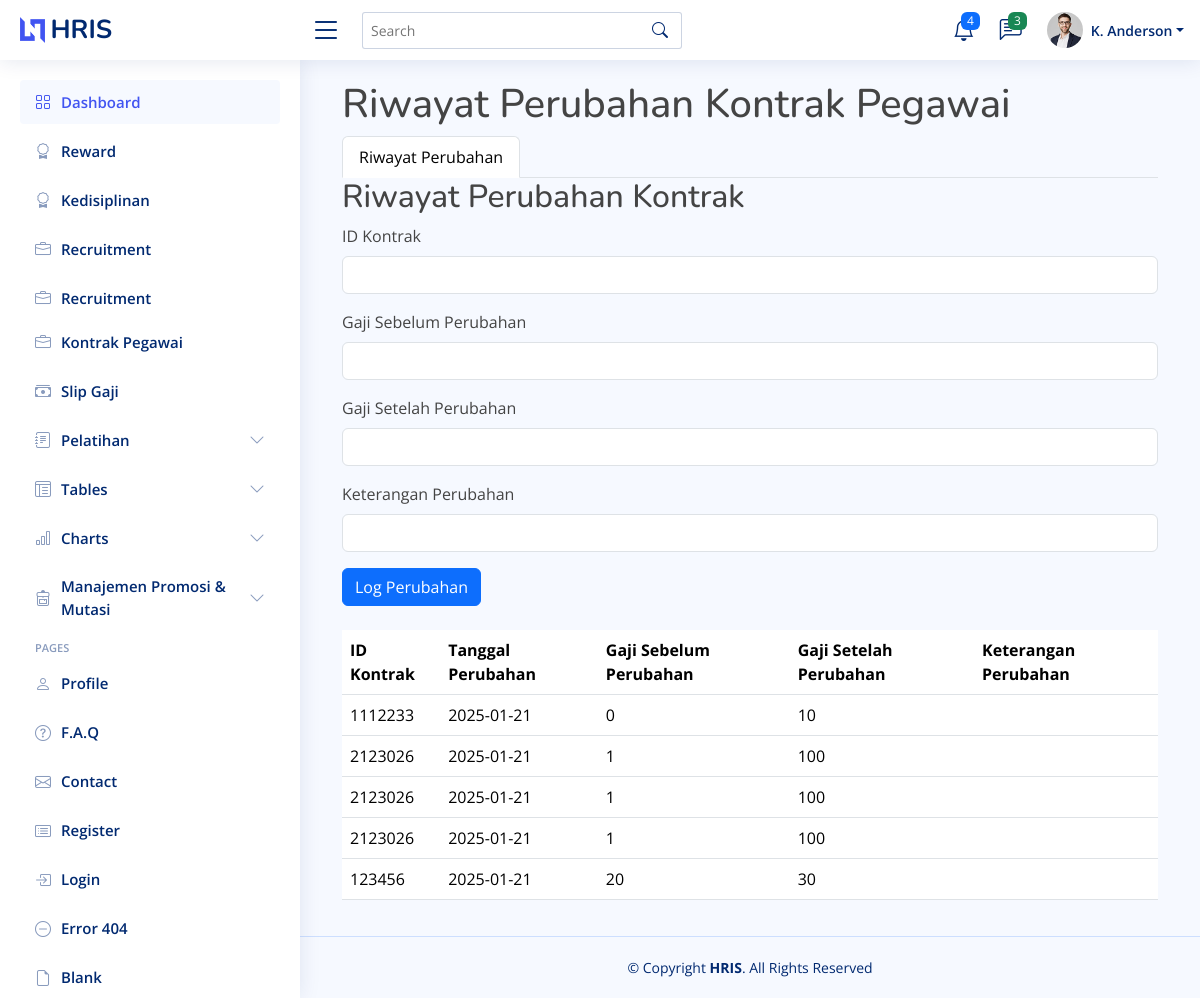
The app's page /kontrak_pegawai/indexriwayat.php with its own data.
### kontrak_pegawai/indexriwayat.php (the view, shortened to what this page needs)
<?php
include '../template/header.php';
include '../template/sidebar.php';
include '../connection.php';
function getChangeHistory() {
    global $conn;
    $result = $conn->query("SELECT * FROM `riwayat perubahan kontrak` ORDER BY `tanggal_perubahan` DESC");
    if ($result) {
        return $result->fetch_all(MYSQLI_ASSOC);
    } else {
        return [];
    }
}
$change_history = getChangeHistory();
?>
<main id="main" class="main">
    <div class="container">
        <h1>Riwayat Perubahan Kontrak Pegawai</h1>
        <ul class="nav nav-tabs" id="kontrakPegawaiTab" role="tablist">
            <li class="nav-item" role="presentation">
                <a class="nav-link active" id="riwayat-tab" data-bs-toggle="tab" href="#riwayat" role="tab" aria-controls="riwayat" aria-selected="true">Riwayat Perubahan</a>
            </li>
        </ul>
        <div class="tab-content" id="kontrakPegawaiTabContent">
            <div class="tab-pane fade show active" id="riwayat" role="tabpanel" aria-labelledby="riwayat-tab">
                <h2>Riwayat Perubahan Kontrak</h2>
                <form method="post" action="submit_change_history.php">
                    <div class="mb-3">
                        <label for="id_kontrak" class="form-label">ID Kontrak</label>
                        <input type="text" class="form-control" id="id_kontrak" name="id_kontrak" required>
                    </div>
                    <div class="mb-3">
                        <label for="gaji_sebelum" class="form-label">Gaji Sebelum Perubahan</label>
                        <input type="text" class="form-control" id="gaji_sebelum" name="gaji_sebelum" required>
                    </div>
                    <div class="mb-3">
                        <label for="gaji_setelah" class="form-label">Gaji Setelah Perubahan</label>
                        <input type="text" class="form-control" id="gaji_setelah" name="gaji_setelah" required>
                    </div>
                    <div class="mb-3">
                        <label for="keterangan_perubahan" class="form-label">Keterangan Perubahan</label>
                        <input type="text" class="form-control" id="keterangan_perubahan" name="keterangan_perubahan" required>
                    </div>
                    <button type="submit" class="btn btn-primary">Log Perubahan</button>
                </form>
                <table class="table mt-4">
                    <thead>
                        <tr>
                            <th>ID Kontrak</th>
                            <th>Tanggal Perubahan</th>
                            <th>Gaji Sebelum Perubahan</th>
                            <th>Gaji Setelah Perubahan</th>
                            <th>Keterangan Perubahan</th>
                        </tr>
                    </thead>
                    <tbody>
                        <?php foreach ($change_history as $row): ?>
                            <tr>
                                <td><?= $row['id_kontrak'] ?></td>
                                <td><?= $row['tanggal_perubahan'] ?></td>
                                <td><?= $row['gaji_sebelum_perubahan'] ?></td>
                                <td><?= $row['gaji_setelah_perubahan'] ?></td>
                                <td><?= $row['keterangan_perubahan'] ?></td>
                            </tr>
                        <?php endforeach; ?>
                    </tbody>
                </table>
            </div>
        </div>
    </div>
</main>
<?php
include '../template/footer.php';
?>

### assets/css/style.css (style rules this page uses)
:root { scroll-behavior: smooth; }
body { font-family: "Open Sans", sans-serif; background: #f6f9ff; color: #444444; }
h1, h2, h3, h4, h5, h6 { font-family: "Nunito", sans-serif; }
#main { margin-top: 60px; padding: 20px 30px; transition: all 0.3s; }
@media (min-width: 1200px) { #main, #footer { margin-left: 300px; } }

### records on screen
riwayat perubahan kontrak: id_kontrak "1112233", tanggal_perubahan "2025-01-21", gaji_sebelum_perubahan "0", gaji_setelah_perubahan "10"
riwayat perubahan kontrak: id_kontrak "2123026", tanggal_perubahan "2025-01-21", gaji_sebelum_perubahan "1", gaji_setelah_perubahan "100"
riwayat perubahan kontrak: id_kontrak "2123026", tanggal_perubahan "2025-01-21", gaji_sebelum_perubahan "1", gaji_setelah_perubahan "100"
riwayat perubahan kontrak: id_kontrak "2123026", tanggal_perubahan "2025-01-21", gaji_sebelum_perubahan "1", gaji_setelah_perubahan "100"
riwayat perubahan kontrak: id_kontrak "123456", tanggal_perubahan "2025-01-21", gaji_sebelum_perubahan "20", gaji_setelah_perubahan "30"
